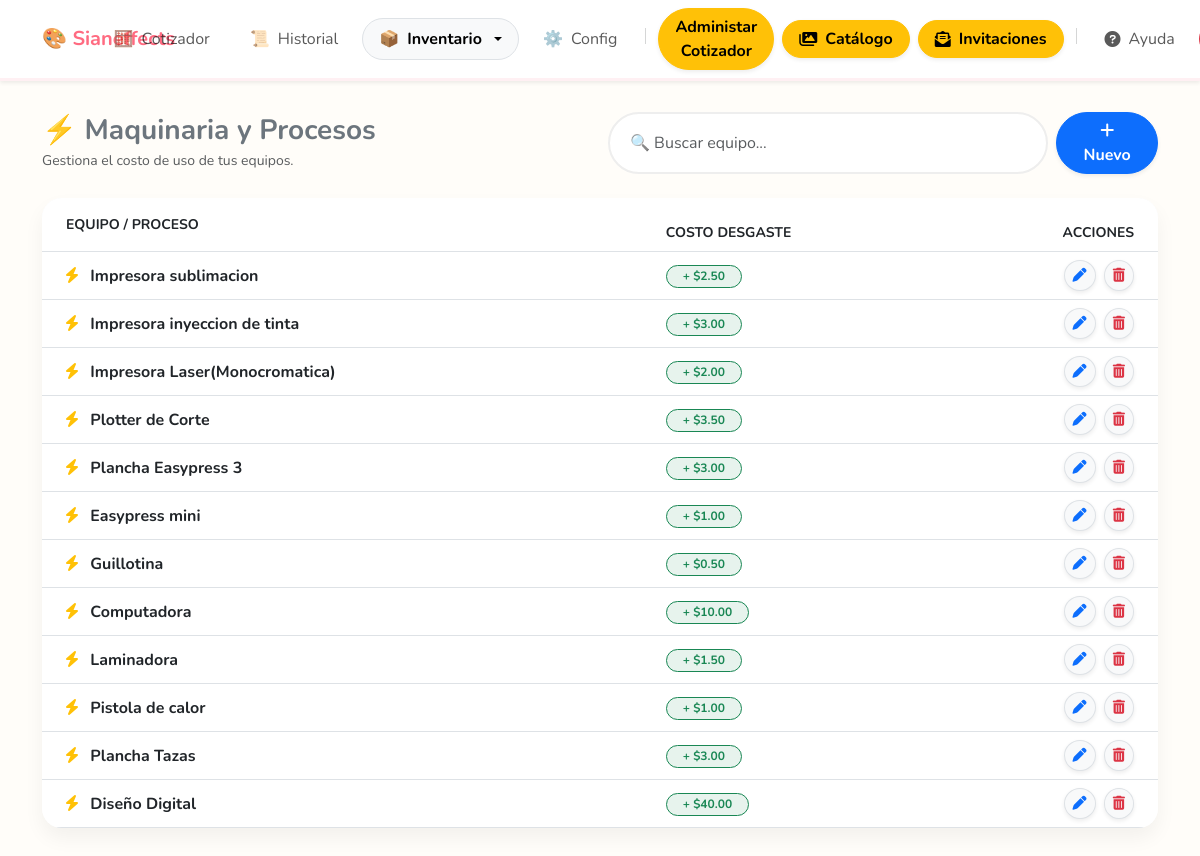
/equipos (signed in), run on the app's committed database.
### tables this page shows
CREATE TABLE configuracion (id INTEGER PRIMARY KEY AUTOINCREMENT, user_id INTEGER, margen_ganancia INTEGER DEFAULT 200, nombre_empresa TEXT DEFAULT 'Mi Negocio', slogan TEXT DEFAULT 'Servicios Creativos', website TEXT DEFAULT '', inventario_activo BOOLEAN DEFAULT 0, ticket_bw BOOLEAN DEFAULT 0);

CREATE TABLE maquinaria (id INTEGER PRIMARY KEY AUTOINCREMENT, user_id INTEGER, nombre TEXT, costo_desgaste REAL);

### routes/inventory.py (the view, shortened to what this page needs)
@inventory_bp.route('/equipos', methods=['GET', 'POST'])
@login_required
def equipos():
    conn = get_db()
    rows = conn.execute("SELECT * FROM maquinaria WHERE user_id = ?", (session['user_id'],)).fetchall()
    conn.close()
    equipos_lista = [dict(row) for row in rows]
    return render_template('equipos.html', equipos=equipos_lista)

### app.py (called while the page is built)
@app.context_processor
def inject_user_config():
    default_config = {
        'nombre_empresa': 'Cotizador Sianeffects', # O el nombre genérico que quieras
        'slogan': '',
        'website': '',
        'margen_ganancia': 100
    }
    if 'user_id' in session:
        try:
            conn = get_db_connection()
            user_config = conn.execute('SELECT * FROM configuracion WHERE user_id = ?', (session['user_id'],)).fetchone()
            conn.close()
            if user_config:
                return {'config': dict(user_config)}
        except Exception as e:
            print(f"Error inyectando config: {e}")
    return {'config': default_config}

@app.after_request
def add_header(response):
    response.headers["Cache-Control"] = "no-cache, no-store, must-revalidate"
    return response

### db.py (called while the page is built)
def get_db_connection():
    conn = sqlite3.connect(DB_NAME)
    conn.row_factory = sqlite3.Row
    return conn

### helpers.py (called while the page is built, shortened)
def login_required(f):
    @wraps(f)
    def decorated_function(*args, **kwargs):
        if 'user_id' not in session:
            flash('Por favor inicia sesión.', 'warning')
            return redirect(url_for('auth.login'))
        return f(*args, **kwargs)
    return decorated_function

def obtener_alertas(user_id):
    alertas = []
    conn = get_db_connection()
    try:
        config = conn.execute("SELECT inventario_activo FROM configuracion WHERE user_id=?", (user_id,)).fetchone()
        user = conn.execute("SELECT subscription_end, role FROM usuarios WHERE id=?", (user_id,)).fetchone()
    except Exception as e:
        print(f"Error obteniendo alertas: {e}")
    finally:
        conn.close()
    return alertas

### routes/main.py (called while the page is built)
@main_bp.app_context_processor
def inject_notifications():
    if 'user_id' in session:
        return {'notificaciones': obtener_alertas(session['user_id'])}
    return {'notificaciones': []}

### templates/equipos.html (shortened to what this page needs)
{% extends "layout.html" %}
{% block content %}
<div class="row align-items-center mb-4 g-3 mt-3">
    <div class="col-md-6">
        <h3 class="fw-bold text-secondary m-0">⚡ Maquinaria y Procesos</h3>
        <small class="text-muted">Gestiona el costo de uso de tus equipos.</small>
    </div>
    <div class="col-md-6">
        <div class="d-flex gap-2">
            <input type="text" id="buscador" class="form-control search-input" placeholder="🔍 Buscar equipo..."
                onkeyup="filtrarTabla()">
            <button class="btn btn-primary rounded-pill px-4 fw-bold shadow-sm" onclick="abrirModalNuevo()">
                <i class="fas fa-plus"></i> Nuevo
            </button>
        </div>
    </div>
</div>
<div class="card card-custom overflow-hidden">
    <div class="table-responsive">
        <table class="table table-hover align-middle mb-0" id="tablaEquipos">
            <thead class="bg-light text-uppercase small text-muted">
                <tr>
                    <th class="ps-4 py-3">Equipo / Proceso</th>
                    <th>Costo Desgaste</th>
                    <th class="text-end pe-4">Acciones</th>
                </tr>
            </thead>
            <tbody>
                {% for eq in equipos %}
                <tr>
                    <td class="ps-4 fw-bold text-dark">
                        <i class="fas fa-bolt text-warning me-2"></i> {{ eq['nombre'] }}
                    </td>
                    <td>
                        <span
                            class="badge bg-success bg-opacity-10 text-success border border-success px-3 rounded-pill">
                            + ${{ "%.2f"|format(eq['costo_desgaste']) }}
                        </span>
                    </td>
                    <td class="text-end pe-4">
                        <button class="btn btn-light text-primary border rounded-circle btn-sm shadow-sm me-1"
                            onclick='editarEquipo({{ eq|tojson }})' title="Editar">
                            <i class="fas fa-pen"></i>
                        </button>
                        <a href="{{ url_for('inventory.eliminar_equipo', id=eq['id']) }}"
                            class="btn btn-light text-danger border rounded-circle btn-sm shadow-sm"
                            onclick="return confirm('¿Borrar este equipo?')" title="Eliminar">
                            <i class="fas fa-trash-alt"></i>
                        </a>
                    </td>
                </tr>
                {% else %}
                <tr>
                    <td colspan="3" class="text-center py-5 text-muted opacity-50">
                        <i class="fas fa-plug fa-3x mb-3"></i><br>No hay equipos registrados.
                    </td>
                </tr>
                {% endfor %}
            </tbody>
        </table>
    </div>
</div>
{% endblock %}

### templates/layout.html (shortened to what this page needs)
<!doctype html>
<html lang="es">
<head>
    <link href="https://cdn.jsdelivr.net/npm/bootstrap@5.3.0/dist/css/bootstrap.min.css" rel="stylesheet">
    <link rel="stylesheet" href="https://cdnjs.cloudflare.com/ajax/libs/font-awesome/6.0.0/css/all.min.css">
</head>
<body>
    {% block navbar %}
    <nav class="navbar navbar-expand-lg navbar-light bg-white shadow-sm fixed-top navbar-sian">
        <div class="container">
            <a class="navbar-brand fw-bold text-primary me-auto" href="{{ url_for('main.cotizador') }}">
                <span style="color: var(--sian-pink);">🎨 {{ config['nombre_empresa'] }}</span>
            </a>
            <div class="offcanvas offcanvas-start" tabindex="-1" id="miMenuMobile" aria-labelledby="miMenuLabel">
                <div class="offcanvas-body">
                    <ul class="navbar-nav ms-auto gap-2 align-items-lg-center mt-3 mt-lg-0 w-100 justify-content-end">
                        <li class="nav-item">
                            <a class="nav-link d-flex align-items-center justify-content-start justify-content-lg-center gap-2 {% if request.endpoint == 'main.cotizador' %}active fw-bold bg-light border{% endif %} rounded-pill px-3"
                                href="{{ url_for('main.cotizador') }}">🧮 <span>Cotizador</span></a>
                        </li>
                        <li class="nav-item">
                            <a class="nav-link d-flex align-items-center justify-content-start justify-content-lg-center gap-2 {% if request.endpoint == 'main.historial' %}active fw-bold bg-light border{% endif %} rounded-pill px-3"
                                href="{{ url_for('main.historial') }}">📜 <span>Historial</span></a>
                        </li>
                        <li class="nav-item dropdown">
                            <a class="nav-link dropdown-toggle d-flex align-items-center justify-content-start justify-content-lg-center gap-2 {% if 'inventory' in request.endpoint %}active fw-bold bg-light border{% endif %} rounded-pill px-3"
                                href="#" role="button" data-bs-toggle="dropdown">📦 <span>Inventario</span></a>
                        </li>
                        <li class="nav-item">
                            <a class="nav-link d-flex align-items-center justify-content-start justify-content-lg-center gap-2 {% if request.endpoint == 'main.configuracion' %}active fw-bold bg-light border{% endif %} rounded-pill px-3"
                                href="{{ url_for('main.configuracion') }}">⚙️ <span>Config</span></a>
                        </li>
                        {% if session.get('role', 0) >= 1 %}
                        <li class="nav-item d-none d-lg-block">
                        </li>
                        <li class="nav-item">
                            <a class="btn btn-warning rounded-pill fw-bold w-100 shadow-sm px-3 d-flex align-items-center justify-content-start justify-content-lg-center gap-2"
                                href="{{ url_for('admin.dashboard') }}">
                                <span>Administar Cotizador</span>
                            </a>
                        </li>
                        <li class="nav-item">
                            <a class="btn btn-warning rounded-pill fw-bold w-100 shadow-sm px-3 d-flex align-items-center justify-content-start justify-content-lg-center gap-2"
                                href="{{ url_for('catalogo.admin_categorias') }}">
                                <i class="fas fa-images"></i> <span>Catálogo</span>
                            </a>
                        </li>
                        <li class="nav-item">
                            <a class="btn btn-warning rounded-pill fw-bold w-100 shadow-sm px-3 d-flex align-items-center justify-content-start justify-content-lg-center gap-2"
                                href="{{ url_for('invitaciones_admin.gestionar_invitaciones') }}">
                                <i class="fas fa-envelope-open-text"></i> <span>Invitaciones</span>
                            </a>
                        </li>
                        {% endif %}
                        <li class="nav-item d-none d-lg-block">
                        </li>
                        <li class="nav-item">
                            <a class="nav-link d-flex align-items-center justify-content-start justify-content-lg-center gap-2 px-3"
                                href="{{ url_for('main.ayuda') }}">
                                <i class="fas fa-question-circle"></i> <span>Ayuda</span>
                            </a>
                        </li>
                    </ul>
                </div>
            </div>
        </div>
    </nav>
    {% endblock %}
    <div class="container pb-5">
        {% block content %}{% endblock %}
    </div>
</body>
</body>
</html>

### templates/layout.html (style rules this page uses)
:root { --sian-pink: #ff6b81; --sian-pink-light: #fff0f3; --sian-teal: #2ec4b6; --sian-teal-dark: #1f8c82; --bg-cream: #fffdf9; }
body { font-family: 'Nunito', sans-serif; background-color: var(--bg-cream); padding-top: 80px; color: #555; }
.navbar-sian { background-color: #ffffff; border-bottom: 3px solid var(--sian-pink-light); }
.navbar-brand { font-weight: 800; color: #333 !important; }
.card-custom { border: none; border-radius: 20px; box-shadow: 0 10px 20px rgba(0, 0, 0, 0.05); }
.search-input { border-radius: 50px; padding-left: 20px; border: 2px solid #eee; }
@media (min-width: 992px) { .offcanvas { position: static !important; z-index: auto !important; flex-grow: 1 !important; width: auto !important; height: auto !important; visibility: visible !important; background-color: transparent !important; border: 0 !important; transform: none !important; transition: none !important; box-shadow: none !important; } }
@media (min-width: 992px) { .offcanvas-body { padding: 0 !important; overflow: visible !important; display: flex !important; flex-direction: row !important; justify-content: flex-end !important; } }
@media (min-width: 992px) { .navbar-nav { margin-top: 0 !important; } }
@media (min-width: 992px) { .nav-item { width: auto !important; } }

### data on the page
configuracion: nombre_empresa "Sianeffects"
maquinaria: nombre "Impresora sublimacion", costo_desgaste "2.50"
maquinaria: nombre "Impresora inyeccion de tinta", costo_desgaste "3.00"
maquinaria: nombre "Impresora Laser(Monocromatica)", costo_desgaste "2.00"
maquinaria: nombre "Plotter de Corte", costo_desgaste "3.50"
maquinaria: nombre "Plancha Easypress 3", costo_desgaste "3.00"
maquinaria: nombre "Easypress mini", costo_desgaste "1.00"
maquinaria: nombre "Guillotina", costo_desgaste "0.50"
maquinaria: nombre "Computadora", costo_desgaste "10.00"
maquinaria: nombre "Laminadora", costo_desgaste "1.50"
maquinaria: nombre "Pistola de calor", costo_desgaste "1.00"
maquinaria: nombre "Plancha Tazas", costo_desgaste "3.00"
maquinaria: nombre "Diseño Digital", costo_desgaste "40.00"
